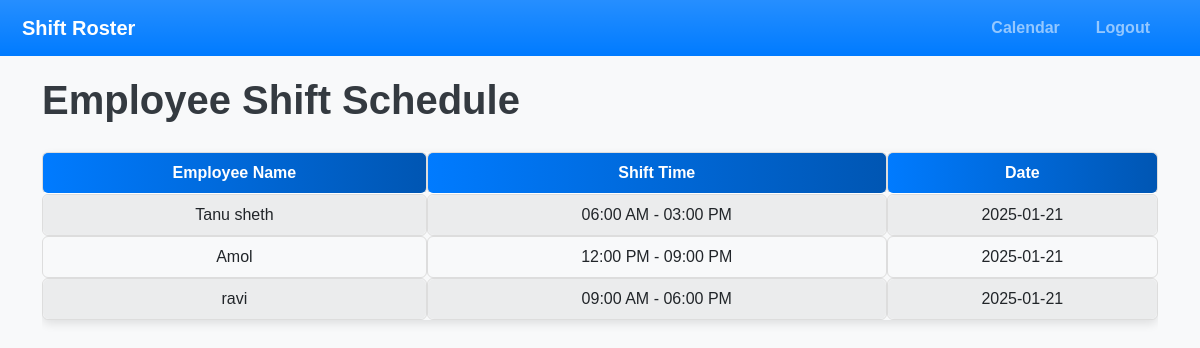
Screenshot of / (signed in) with the database file from the repository.
### app.py (models this page shows)
class Shift(db.Model):
    id = db.Column(db.Integer, primary_key=True)
    employee_name = db.Column(db.String(120), nullable=False)
    shift_type = db.Column(db.String(20), nullable=False)
    date = db.Column(db.String(120), nullable=False)
    shift_time = db.Column(db.String(50), nullable=False)

### app.py (the view)
@app.route('/')
def index():
    if 'user_id' not in session:
        return redirect(url_for('login'))
    shifts = Shift.query.all()
    return render_template('index.html', shifts=shifts)

### app.py (called while the page is built)
@login_manager.user_loader
def load_user(user_id):
    return User.query.get(int(user_id))  # Load user by ID

### templates/index.html (shortened to what this page needs)
{% extends 'base.html' %}
{% block content %}
<h1><b>Employee Shift Schedule</b></h1>
<div class="table-responsive">
    <table class="table table-striped table-hover">
        <thead class="thead-dark">
            <tr>
                <th>Employee Name</th>
                <th>Shift Time</th>
                <th>Date</th>
            </tr>
        </thead>
        <tbody>
            {% for shift in shifts %}
                <tr>
                    <td>{{ shift.employee_name }}</td>
                    <td>{{ shift.shift_time }}</td>
                    <td>{{ shift.date }}</td>
                </tr>
            {% endfor %}
        </tbody>
    </table>
</div>
{% endblock %}

### static/css/style.css (style rules this page uses)
body { font-family: Arial, sans-serif; background-color: #f8f9fa; color: #343a40; margin: 0; padding: 0; }
table { width: 100%; margin-top: 20px; border-collapse: separate; border-spacing: 0; border-radius: 8px; box-shadow: 0 4px 10px rgba(0, 0, 0, 0.1); }
table th, table td { text-align: center; padding: 15px 20px; border: 1px solid #ddd; font-size: 1rem; border-radius: 6px; transition: all 0.3s ease; }
table th { background: linear-gradient(90deg, #007bff, #0056b3); color: white; font-weight: bold; }

### rows the page displays
Shift: employee_name "Tanu sheth", shift_time "06:00 AM - 03:00 PM", date "2025-01-21"
Shift: employee_name "Amol", shift_time "12:00 PM - 09:00 PM", date "2025-01-21"
Shift: employee_name "ravi", shift_time "09:00 AM - 06:00 PM", date "2025-01-21"
